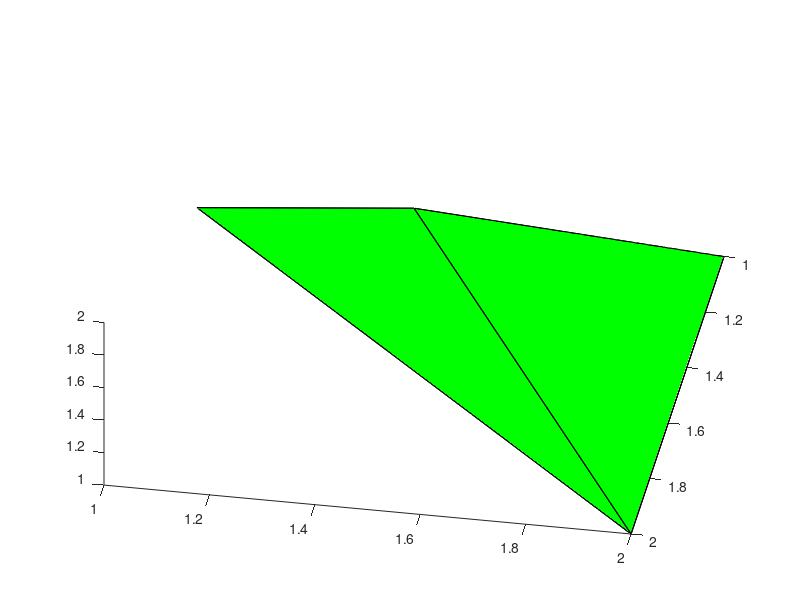

MATLAB code to generate this figure: (Note: this script raises an error after producing the figure.)
% sa se reprezinte o piramida triunghiulata VABC determinata de
%V(3/2, 3/2, 2), A( 1 1 1), B(1 2 1), C(2 2 1)
varf=[
    3/2 3/2 2; 
    1 1 1; 
    1 2 1; 
    2 2 1
    ];
%fetele piramidei sunt: V=1 A=2 B=3 C=4
fete = [1 2 3; 1 2 4; 2 3 4; 1 3 4];
patch('Faces', fete, 'Vertices', varf, 'facecolor', 'g');
view (-80,120);
alpha('color');
grid on;